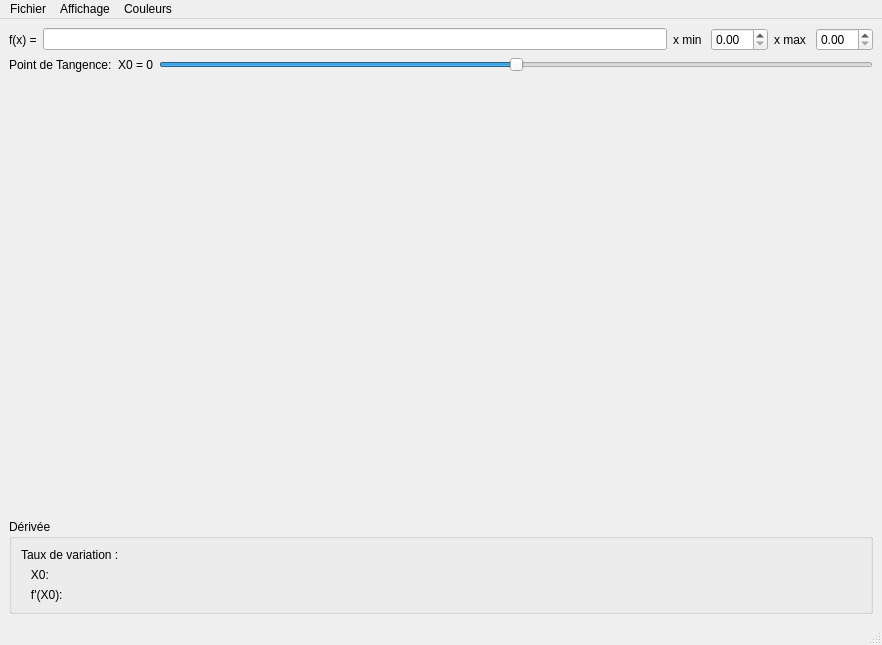
<?xml version="1.0" encoding="UTF-8"?>
<ui version="4.0">
 <class>MainWindow</class>
 <widget class="QMainWindow" name="MainWindow">
  <property name="geometry">
   <rect>
    <x>0</x>
    <y>0</y>
    <width>882</width>
    <height>645</height>
   </rect>
  </property>
  <property name="sizePolicy">
   <sizepolicy hsizetype="Expanding" vsizetype="Expanding">
    <horstretch>0</horstretch>
    <verstretch>0</verstretch>
   </sizepolicy>
  </property>
  <property name="windowTitle">
   <string>Fonction et dérivée</string>
  </property>
  <widget class="QWidget" name="centralwidget">
   <layout class="QVBoxLayout" name="verticalLayout">
    <item>
     <layout class="QHBoxLayout" name="horizontalLayout">
      <item>
       <widget class="QLabel" name="label">
        <property name="text">
         <string>f(x) =</string>
        </property>
       </widget>
      </item>
      <item>
       <widget class="QLineEdit" name="champFonction"/>
      </item>
      <item>
       <widget class="QLabel" name="label_2">
        <property name="text">
         <string>x min </string>
        </property>
       </widget>
      </item>
      <item>
       <widget class="QDoubleSpinBox" name="doubleSpinBox"/>
      </item>
      <item>
       <widget class="QLabel" name="label_3">
        <property name="text">
         <string>x max </string>
        </property>
       </widget>
      </item>
      <item>
       <widget class="QDoubleSpinBox" name="doubleSpinBox_2"/>
      </item>
     </layout>
    </item>
    <item>
     <layout class="QHBoxLayout" name="horizontalLayout_2">
      <item>
       <widget class="QLabel" name="label_4">
        <property name="text">
         <string>Point de Tangence:</string>
        </property>
       </widget>
      </item>
      <item>
       <widget class="QLabel" name="labelX0">
        <property name="text">
         <string>X0 = 0</string>
        </property>
       </widget>
      </item>
      <item>
       <widget class="QSlider" name="sliderX0">
        <property name="maximum">
         <number>1000</number>
        </property>
        <property name="value">
         <number>500</number>
        </property>
        <property name="orientation">
         <enum>Qt::Orientation::Horizontal</enum>
        </property>
       </widget>
      </item>
     </layout>
    </item>
    <item>
     <widget class="QWidget" name="widgetCanvas" native="true">
      <property name="sizePolicy">
       <sizepolicy hsizetype="Expanding" vsizetype="Expanding">
        <horstretch>0</horstretch>
        <verstretch>0</verstretch>
       </sizepolicy>
      </property>
     </widget>
    </item>
    <item>
     <widget class="QGroupBox" name="groupDerivee">
      <property name="title">
       <string>Dérivée</string>
      </property>
      <layout class="QGridLayout" name="gridLayout">
       <item row="0" column="0">
        <widget class="QLabel" name="label_5">
         <property name="text">
          <string>Taux de variation :</string>
         </property>
        </widget>
       </item>
       <item row="0" column="1">
        <widget class="QLabel" name="labelTaux">
         <property name="text">
          <string> </string>
         </property>
        </widget>
       </item>
       <item row="2" column="1">
        <widget class="QLabel" name="labelPointX0">
         <property name="text">
          <string/>
         </property>
        </widget>
       </item>
       <item row="4" column="1">
        <widget class="QLabel" name="labelDerivee">
         <property name="text">
          <string/>
         </property>
        </widget>
       </item>
       <item row="2" column="0">
        <widget class="QLabel" name="label_6">
         <property name="text">
          <string>   X0:</string>
         </property>
        </widget>
       </item>
       <item row="4" column="0">
        <widget class="QLabel" name="label_7">
         <property name="text">
          <string>   f'(X0):</string>
         </property>
        </widget>
       </item>
      </layout>
     </widget>
    </item>
   </layout>
  </widget>
  <widget class="QMenuBar" name="menubar">
   <property name="geometry">
    <rect>
     <x>0</x>
     <y>0</y>
     <width>882</width>
     <height>33</height>
    </rect>
   </property>
   <widget class="QMenu" name="menuFichier">
    <property name="title">
     <string>Fichier</string>
    </property>
    <addaction name="actionExporterPdf"/>
   </widget>
   <widget class="QMenu" name="menuAffichage">
    <property name="title">
     <string>Affichage</string>
    </property>
    <addaction name="actionGrille"/>
   </widget>
   <widget class="QMenu" name="menuCouleurs">
    <property name="title">
     <string>Couleurs</string>
    </property>
    <addaction name="actionCouleurF"/>
    <addaction name="actionCouleurDerivee"/>
    <addaction name="actionCouleurTangente"/>
   </widget>
   <addaction name="menuFichier"/>
   <addaction name="menuAffichage"/>
   <addaction name="menuCouleurs"/>
  </widget>
  <widget class="QStatusBar" name="statusbar"/>
  <action name="actionCouleurF">
   <property name="text">
    <string>couleur de f</string>
   </property>
  </action>
  <action name="actionCouleurDerivee">
   <property name="text">
    <string>couleur de f'</string>
   </property>
  </action>
  <action name="actionCouleurTangente">
   <property name="text">
    <string>couleur de la tangente</string>
   </property>
  </action>
  <action name="actionGrille">
   <property name="checkable">
    <bool>true</bool>
   </property>
   <property name="text">
    <string>Grille</string>
   </property>
  </action>
  <action name="actionExporterPdf">
   <property name="text">
    <string>Exporter en PDF</string>
   </property>
  </action>
 </widget>
 <resources/>
 <connections/>
</ui>
